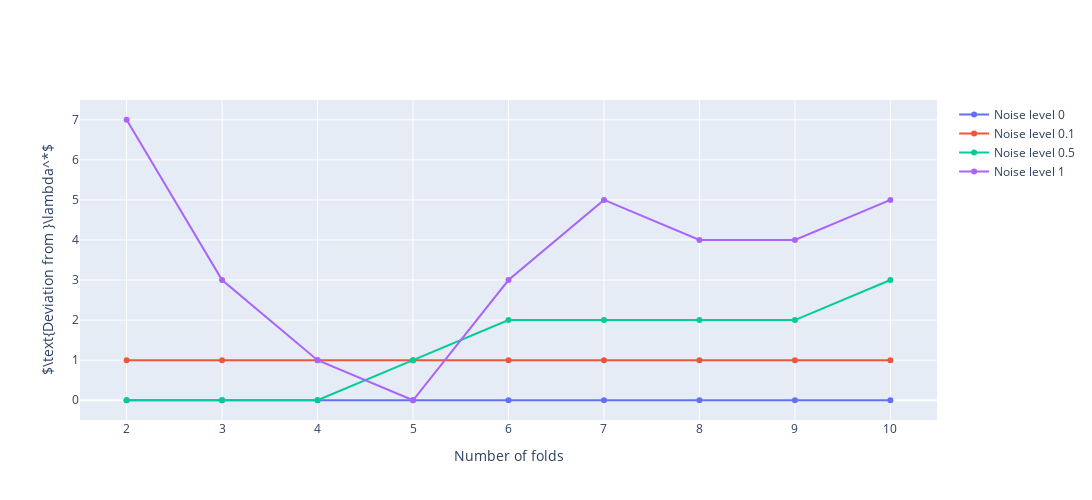

Notebook code cell kept with this figure:
### Markdown cell above
We can also see that the empirical risk minimizer converges to the population minimizer, by comparing the difference between the best ridge coefficient $\lambda$ obtained through $K$-fold cross-validation, and the best value obtained using the whole labeled set for training and the population risk for hyperparameter tuning.

### Code cell
n = 100
d = 10
snr = 1
all_noise_sigmas = [0, 0.1, 0.5, 1]
all_Ks = np.arange(2, 11)

deviation_from_best_lambdas = {}
all_ridge_coefficients = np.arange(0, 100, 1)

for noise_sigma in all_noise_sigmas:
  X, y, beta_star, Sigma = generate_data(n=n, d=d, snr=snr, noise_sigma=noise_sigma, seed=21)
  deviation_from_best_lambdas[noise_sigma] = []
  for K in all_Ks:
    cv_risks, full_estimator_population_risk = [], []
    for ridge_coef in all_ridge_coefficients:
      ridge_reg = Ridge(alpha=ridge_coef, fit_intercept=False)
      scores = cross_val_score(ridge_reg, X, y, scoring="neg_mean_squared_error", cv=K)
      cv_risks.append(-scores.mean())

      full_ridge_reg = Ridge(alpha=ridge_coef, fit_intercept=False).fit(X, y)
      full_estimator_population_risk.append(compute_population_risk(beta_star, full_ridge_reg.coef_, noise_sigma, Sigma))

    best_empirical_lambda = all_ridge_coefficients[np.argmin(cv_risks)]
    best_population_lambda = all_ridge_coefficients[np.argmin(full_estimator_population_risk)]
    deviation_from_best_lambdas[noise_sigma].append(np.fabs(best_empirical_lambda - best_population_lambda))

fig = go.Figure()
for noise_sigma in all_noise_sigmas:
  fig.add_trace(go.Scatter(x=all_Ks, y=deviation_from_best_lambdas[noise_sigma], name=f"Noise level {noise_sigma}"))

fig.update_layout(
  height=figure_height,
  width=figure_width,
  yaxis_title=r"$\text{Deviation from }\lambda^*$",
  xaxis_title="Number of folds",
  hovermode='x'
)
fig.show()

### Figure 1 — Plotly figure (JSON) as saved in the notebook; plotly's stock layout.template omitted (floating-point values rounded to 4 significant figures)
{"data": [{"name": "Noise level 0", "type": "scatter", "x": [2, 3, 4, 5, 6, 7, 8, 9, 10], "y": [0, 0, 0, 0, 0, 0, 0, 0, 0]}, {"name": "Noise level 0.1", "type": "scatter", "x": [2, 3, 4, 5, 6, 7, 8, 9, 10], "y": [1, 1, 1, 1, 1, 1, 1, 1, 1]}, {"name": "Noise level 0.5", "type": "scatter", "x": [2, 3, 4, 5, 6, 7, 8, 9, 10], "y": [0, 0, 0, 1, 2, 2, 2, 2, 3]}, {"name": "Noise level 1", "type": "scatter", "x": [2, 3, 4, 5, 6, 7, 8, 9, 10], "y": [7, 3, 1, 0, 3, 5, 4, 4, 5]}], "layout": {"height": 500, "hovermode": "x", "width": 1200, "xaxis": {"title": {"text": "Number of folds"}}, "yaxis": {"title": {"text": "$\\text{Deviation from }\\lambda^*$"}}}}
